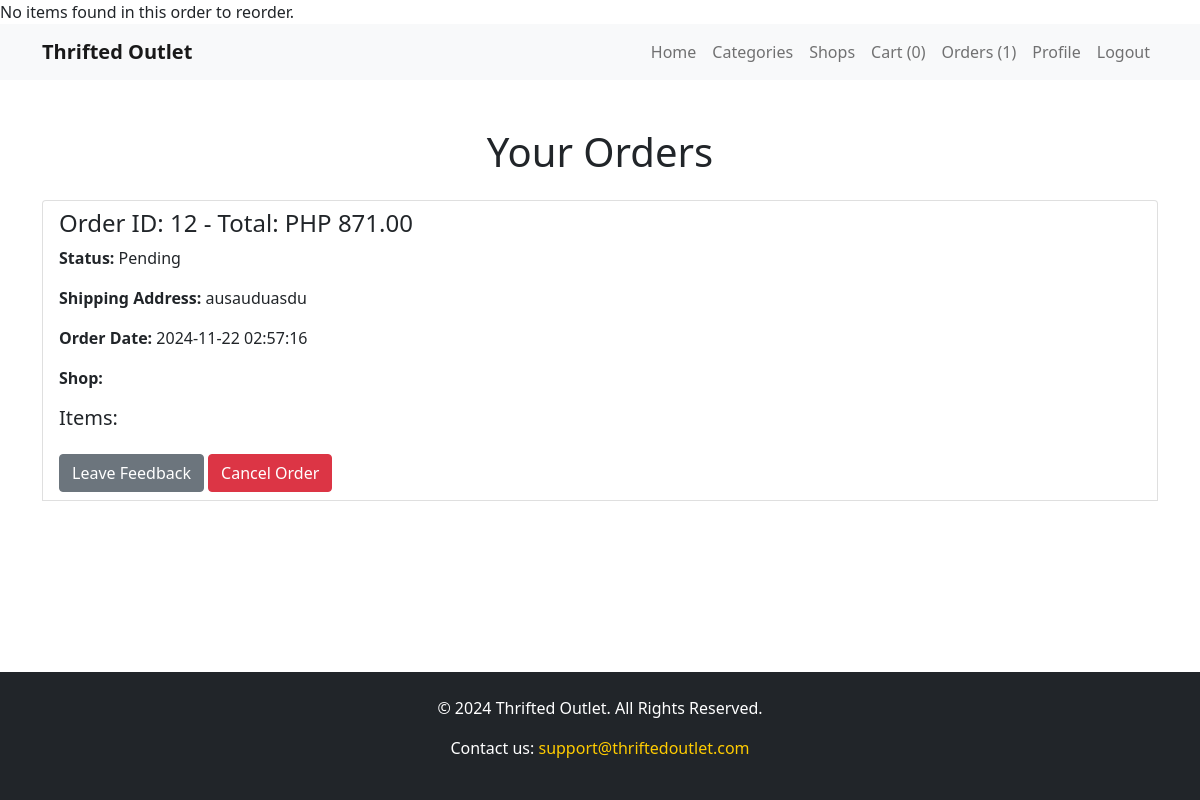
The page /buyer/orders.php?reorder_order_id=12 (signed in) on the database its author committed.
### tables this page shows
CREATE TABLE `orders` (
  `order_id` int(11) NOT NULL,
  `user_id` int(11) NOT NULL,
  `total_price` decimal(10,2) NOT NULL,
  `shipping_address` text NOT NULL,
  `payment_status` enum('pending','paid','failed') DEFAULT 'pending',
  `order_status` enum('pending','shipped','delivered','canceled') DEFAULT 'pending',
  `order_date` timestamp NOT NULL DEFAULT current_timestamp()
);

### buyer/orders.php (the view, shortened to what this page needs)
<?php
require_once '../config/database.php';
$query = "
   SELECT
    o.*,
    f.feedback_id,
    f.rating,
    f.comment AS feedback_comment,
    f.response AS seller_response,
    f.created_at AS feedback_date,
    GROUP_CONCAT(DISTINCT s.shop_name SEPARATOR ', ') AS shop_names
FROM orders o
LEFT JOIN feedback f ON o.order_id = f.order_id
LEFT JOIN order_items oi ON o.order_id = oi.order_id
LEFT JOIN items i ON oi.item_id = i.item_id
LEFT JOIN shops s ON i.shop_id = s.shop_id
WHERE o.user_id = ?
GROUP BY o.order_id
ORDER BY o.order_date DESC";
$stmt = $pdo->prepare($query);
$stmt->execute([$_SESSION['user_id']]);
$orders = $stmt->fetchAll();
?>
<?php include 'components/header.php'; ?>
<section class="orders-page py-5">
    <div class="container">
        <h1 class="text-center mb-4">Your Orders</h1>
        <?php if (empty($orders)): ?>
            <p class="text-center">You have no orders yet.</p>
        <?php else: ?>
            <div class="list-group">
                <?php foreach ($orders as $order): ?>
                    <div class="list-group-item mb-3">
                        <h4>Order ID: <?= $order['order_id'] ?> - Total: PHP <?= number_format($order['total_price'], 2) ?></h4>
                        <p><strong>Status:</strong> <?= ucfirst($order['order_status']) ?></p>
                        <p><strong>Shipping Address:</strong> <?= $order['shipping_address'] ?></p>
                        <p><strong>Order Date:</strong> <?= $order['order_date'] ?></p>
                        <p><strong>Shop:</strong> <?= htmlspecialchars($order['shop_names']) ?></p>
                        <h5>Items:</h5>
                        <?php if ($order['feedback_id']): ?>
                            <div class="feedback-section mt-3">
                                <h6>Feedback:</h6>
                                <p><strong>Rating:</strong> <?= $order['rating'] ?>/5</p>
                                <p><strong>Comment:</strong> <?= htmlspecialchars($order['feedback_comment']) ?></p>
                                <p><strong>Feedback Date:</strong> <?= $order['feedback_date'] ?></p>
                                <?php if ($order['seller_response']): ?>
                                    <h6>Seller's Response:</h6>
                                    <p><?= htmlspecialchars($order['seller_response']) ?></p>
                                <?php endif; ?>
                            </div>
                        <?php else: ?>
                            <a href="feedback.php?order_id=<?= $order['order_id'] ?>" class="btn btn-secondary mt-2">Leave Feedback</a>
                        <?php endif; ?>
                        <?php if ($order['order_status'] == 'pending' || $order['order_status'] == 'shipped'): ?>
                            <button class="btn btn-danger mt-2" data-bs-toggle="modal" data-bs-target="#cancelOrderModal<?= $order['order_id'] ?>">
                                Cancel Order
                            </button>
                        <?php endif; ?>
                    </div>
                <?php endforeach; ?>
            </div>
        <?php endif; ?>
    </div>
</section>
<?php include 'components/footer.php'; ?>

### buyer/css/styles.css (style rules this page uses)
body { font-family: "Arial", sans-serif; margin: 0; padding: 0; background-color: #f4f4f9; }
html, body { height: 100%; margin: 0; display: flex; flex-direction: column; }

### rows shown on the page
orders: order_id "12", total_price "871.00", order_status "Pending", shipping_address "ausauduasdu", order_date "2024-11-22 02:57:16"

### other values the page prints
$item_count "0"
$pending_order_count "1"
